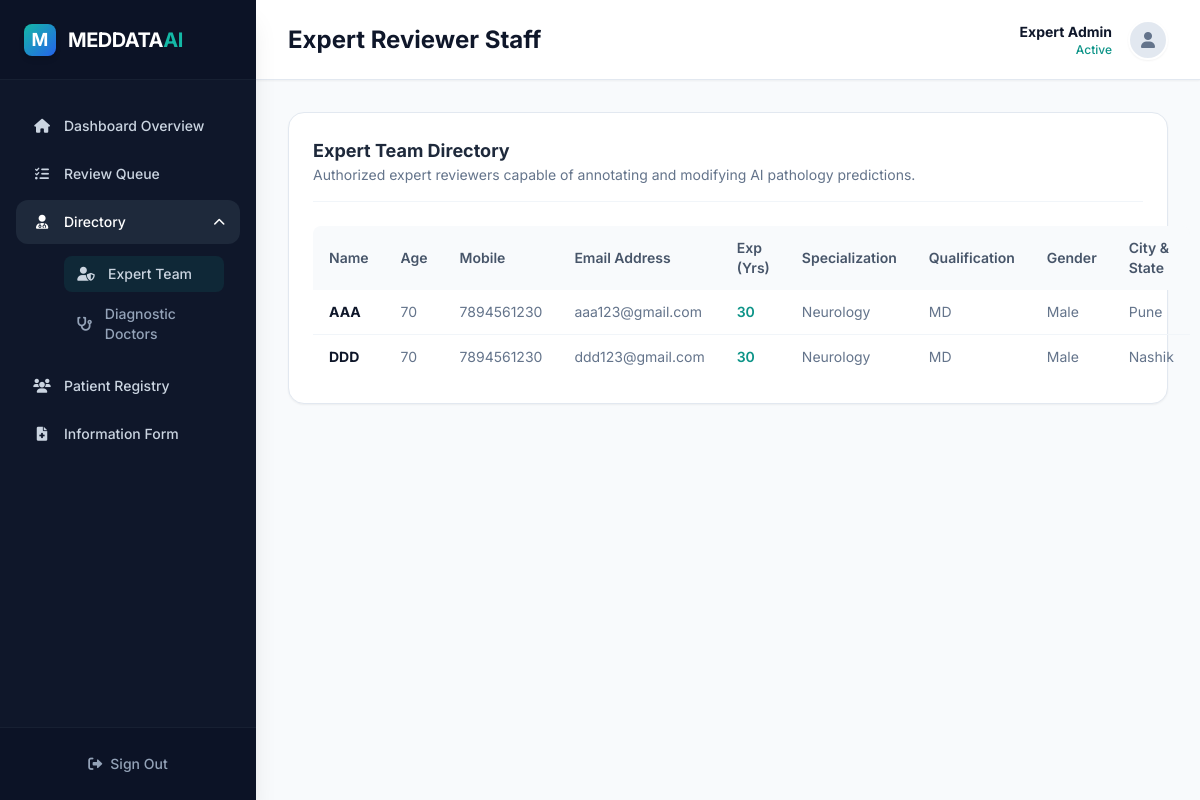
The page /mri/expertdoctor/ on the database its author committed.
### mri/models.py (models this page shows, shortened)
class DoctorInfo(models.Model):
    name = models.CharField(max_length=100)
    age = models.IntegerField()
    mobile = models.CharField(max_length=15)
    email = models.EmailField()
    experience = models.IntegerField()
    specialization = models.CharField(max_length=100)
    qualification = models.CharField(max_length=100)
    gender = models.CharField(max_length=10)
    city_state = models.CharField(max_length=100)
    profile_image = models.ImageField(upload_to='doctor_profiles/', null=True, blank=True)

### mri/views.py (the view)
# urls.py: path('expertdoctor/', views.expertdoctor, name='expertdoctor'),
def expertdoctor(request):
    doctors = DoctorInfo.objects.all()
    return render(request, 'mri/expertdoctor.html', {'doctors': doctors})

### mri/templates/mri/expertdoctor.html (shortened to what this page needs)
{% load static %}
<!DOCTYPE html>
<html lang="en">
<head>
    <script src="https://cdn.tailwindcss.com"></script>
    <link href="https://cdnjs.cloudflare.com/ajax/libs/font-awesome/6.0.0-beta3/css/all.min.css" rel="stylesheet">
    <link rel="stylesheet" href="https://cdn.datatables.net/1.13.4/css/jquery.dataTables.min.css">
    <link rel="stylesheet" href="https://cdn.datatables.net/buttons/2.4.1/css/buttons.dataTables.min.css">
</head>
<body class="font-sans antialiased bg-slate-50 text-slate-800 flex h-screen overflow-hidden">
    <aside
        class="w-64 bg-slate-900 text-slate-300 flex flex-col transition-all duration-300 z-20 flex-shrink-0 relative shadow-xl">
        <div class="h-20 flex items-center px-6 border-b border-slate-800/60 bg-slate-950/20">
            <div
                class="w-8 h-8 rounded-lg bg-gradient-to-br from-brand-500 to-blue-600 flex items-center justify-center text-white font-bold text-lg shadow-md mr-3">
                M
            </div>
            <a href="{% url 'expertdashboard' %}" class="text-xl font-bold tracking-tight text-white">
                MEDDATA<span class="text-brand-500">AI</span>
            </a>
        </div>
        <nav class="flex-grow overflow-y-auto py-6 px-4 space-y-1 custom-scrollbar">
            <a href="{% url 'expertdashboard' %}"
                class="flex items-center px-4 py-3 text-sm font-medium rounded-xl text-slate-300 hover:bg-slate-800 hover:text-white transition-colors">
                <i class="fas fa-home w-5 mr-3 text-center"></i> Dashboard Overview
            </a>
            <a href="{% url 'checkings' %}"
                class="flex items-center px-4 py-3 text-sm font-medium rounded-xl text-slate-300 hover:bg-slate-800 hover:text-white transition-colors">
                <i class="fas fa-tasks w-5 mr-3 text-center"></i> Review Queue
            </a>
            <div class="space-y-1">
                <button type="button" onclick="toggleDropdown('doctors-menu')"
                    class="w-full flex items-center justify-between px-4 py-3 text-sm font-medium rounded-xl bg-slate-800 text-white transition-colors">
                    <div class="flex items-center">
                        <i class="fas fa-user-md w-5 mr-3 text-center"></i> Directory
                    </div>
                    <i class="fas fa-chevron-down text-xs transition-transform duration-200 rotate-180"
                        id="doctors-menu-icon"></i>
                </button>
                <div class="pl-12 pr-4 py-2 space-y-1" id="doctors-menu">
                    <a href="{% url 'expertdoctor' %}"
                        class="flex items-center px-3 py-2 text-sm font-medium rounded-lg bg-brand-500/10 text-brand-400 transition-colors"><i class="fas fa-user-shield w-5 mr-3 text-center"></i> Expert Team</a>
                    <a href="{% url 'doctor' %}"
                        class="flex items-center px-3 py-2 text-sm font-medium rounded-lg text-slate-400 hover:text-white hover:bg-slate-800/50 transition-colors"><i class="fas fa-stethoscope w-5 mr-3 text-center"></i> Diagnostic Doctors</a>
                </div>
            </div>
            <a href="{% url 'patient_list' %}"
                class="flex items-center px-4 py-3 text-sm font-medium rounded-xl text-slate-300 hover:bg-slate-800 hover:text-white transition-colors">
                <i class="fas fa-users w-5 mr-3 text-center"></i> Patient Registry
            </a>
            <a href="{% url 'infoform' %}"
                class="flex items-center px-4 py-3 text-sm font-medium rounded-xl text-slate-300 hover:bg-slate-800 hover:text-white transition-colors">
                <i class="fas fa-file-medical w-5 mr-3 text-center"></i> Information Form
            </a>
        </nav>
        <div class="p-4 border-t border-slate-800/60 bg-slate-950/20">
            <a href="{% url 'dashboard' %}"
                class="flex items-center justify-center px-4 py-2.5 text-sm font-medium rounded-lg text-slate-400 hover:text-white hover:bg-red-500/10 hover:text-red-400 transition-colors w-full group">
                <i class="fas fa-sign-out-alt mr-2 group-hover:-translate-x-1 transition-transform"></i> Sign Out
            </a>
        </div>
    </aside>
    <main class="flex-grow flex flex-col min-w-0 bg-slate-50 overflow-y-auto">
        <header class="h-20 flex-shrink-0 bg-white border-b border-slate-200 flex items-center justify-between px-8 sticky top-0 z-10 shadow-sm">
            <div>
                <h1 class="text-2xl font-bold text-slate-900">Expert Reviewer Staff</h1>
            </div>
            <div class="flex items-center gap-4">
                <div class="hidden md:flex flex-col text-right">
                    <span class="text-sm font-bold text-slate-900">Expert Admin</span>
                    <span class="text-xs font-medium text-brand-600">Active</span>
                </div>
                <div class="w-10 h-10 rounded-full bg-slate-200 border-2 border-white shadow-sm flex items-center justify-center text-slate-500 overflow-hidden">
                    <i class="fas fa-user"></i>
                </div>
            </div>
        </header>
        <div class="p-8 max-w-full lg:max-w-7xl w-full animate-fade-in-up">
            {% block content %}
            <div class="bg-white rounded-2xl p-6 shadow-sm border border-slate-200">
                <div class="mb-6 border-b border-slate-100 pb-4">
                    <h2 class="text-lg font-bold text-slate-800">Expert Team Directory</h2>
                    <p class="text-sm text-slate-500">Authorized expert reviewers capable of annotating and modifying AI
                        pathology predictions.</p>
                </div>
                <table id="patientTable" class="display nowrap w-full" style="width:100%">
                    <thead class="bg-slate-50 text-slate-600 text-sm">
                        <tr>
                            <th class="text-left font-semibold py-3 px-4 rounded-tl-lg">Name</th>
                            <th class="text-left font-semibold py-3 px-4">Age</th>
                            <th class="text-left font-semibold py-3 px-4">Mobile</th>
                            <th class="text-left font-semibold py-3 px-4">Email Address</th>
                            <th class="text-left font-semibold py-3 px-4">Exp (Yrs)</th>
                            <th class="text-left font-semibold py-3 px-4">Specialization</th>
                            <th class="text-left font-semibold py-3 px-4">Qualification</th>
                            <th class="text-left font-semibold py-3 px-4">Gender</th>
                            <th class="text-left font-semibold py-3 px-4 rounded-tr-lg">City & State</th>
                        </tr>
                    </thead>
                    <tbody class="text-slate-700 text-sm">
                        {% for doctor in doctors %}
                        <tr class="hover:bg-slate-50 transition-colors border-b border-slate-100 last:border-0">
                            <td class="py-3 px-4 font-bold text-slate-900">{{ doctor.name }}</td>
                            <td class="py-3 px-4 text-slate-500">{{ doctor.age }}</td>
                            <td class="py-3 px-4 text-slate-500">{{ doctor.mobile }}</td>
                            <td class="py-3 px-4 text-slate-500">{{ doctor.email }}</td>
                            <td class="py-3 px-4 font-semibold text-brand-600">{{ doctor.experience }}</td>
                            <td class="py-3 px-4 text-slate-500">{{ doctor.specialization }}</td>
                            <td class="py-3 px-4 text-slate-500">{{ doctor.qualification }}</td>
                            <td class="py-3 px-4 text-slate-500">{{ doctor.gender}}</td>
                            <td class="py-3 px-4 text-slate-500">{{ doctor.city_state}}</td>
                        </tr>
                        {% endfor %}
                    </tbody>
                </table>
            </div>
            {% endblock %}
        </div>
    </main>
</body>
</html>

### mri/templates/mri/expertdoctor.html (style rules this page uses)
body { background-color: #f8fafc; }

### rows shown on the page
DoctorInfo: name "AAA", age "70", mobile "7894561230", email "aaa123@gmail.com", experience "30", specialization "Neurology", qualification "MD", gender "Male", city_state "Pune"
DoctorInfo: name "DDD", age "70", mobile "7894561230", email "ddd123@gmail.com", experience "30", specialization "Neurology", qualification "MD", gender "Male", city_state "Nashik"
